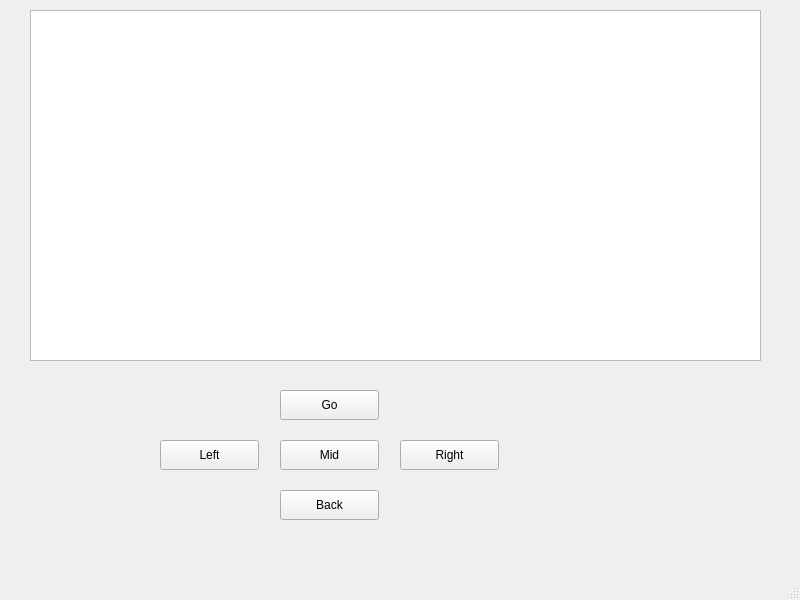
<?xml version="1.0" encoding="UTF-8"?>
<ui version="4.0">
 <class>MainWindow</class>
 <widget class="QMainWindow" name="MainWindow">
  <property name="geometry">
   <rect>
    <x>0</x>
    <y>0</y>
    <width>800</width>
    <height>600</height>
   </rect>
  </property>
  <property name="windowTitle">
   <string>MainWindow</string>
  </property>
  <widget class="QWidget" name="centralwidget">
   <widget class="QPushButton" name="btn_go">
    <property name="geometry">
     <rect>
      <x>280</x>
      <y>390</y>
      <width>99</width>
      <height>30</height>
     </rect>
    </property>
    <property name="text">
     <string>Go</string>
    </property>
   </widget>
   <widget class="QPushButton" name="btn_mid">
    <property name="geometry">
     <rect>
      <x>280</x>
      <y>440</y>
      <width>99</width>
      <height>30</height>
     </rect>
    </property>
    <property name="text">
     <string>Mid</string>
    </property>
   </widget>
   <widget class="QPushButton" name="btn_right">
    <property name="geometry">
     <rect>
      <x>400</x>
      <y>440</y>
      <width>99</width>
      <height>30</height>
     </rect>
    </property>
    <property name="text">
     <string>Right</string>
    </property>
   </widget>
   <widget class="QPushButton" name="btn_left">
    <property name="geometry">
     <rect>
      <x>160</x>
      <y>440</y>
      <width>99</width>
      <height>30</height>
     </rect>
    </property>
    <property name="text">
     <string>Left</string>
    </property>
   </widget>
   <widget class="QPushButton" name="btn_back">
    <property name="geometry">
     <rect>
      <x>280</x>
      <y>490</y>
      <width>99</width>
      <height>30</height>
     </rect>
    </property>
    <property name="text">
     <string>Back</string>
    </property>
   </widget>
   <widget class="QPlainTextEdit" name="text">
    <property name="geometry">
     <rect>
      <x>30</x>
      <y>10</y>
      <width>731</width>
      <height>351</height>
     </rect>
    </property>
   </widget>
  </widget>
  <widget class="QMenuBar" name="menubar">
   <property name="geometry">
    <rect>
     <x>0</x>
     <y>0</y>
     <width>800</width>
     <height>28</height>
    </rect>
   </property>
  </widget>
  <widget class="QStatusBar" name="statusbar"/>
 </widget>
 <resources/>
 <connections>
  <connection>
   <sender>btn_go</sender>
   <signal>clicked()</signal>
   <receiver>MainWindow</receiver>
   <slot>clickedGo()</slot>
   <hints>
    <hint type="sourcelabel">
     <x>329</x>
     <y>437</y>
    </hint>
    <hint type="destinationlabel">
     <x>522</x>
     <y>392</y>
    </hint>
   </hints>
  </connection>
  <connection>
   <sender>btn_right</sender>
   <signal>clicked()</signal>
   <receiver>MainWindow</receiver>
   <slot>clickedRight()</slot>
   <hints>
    <hint type="sourcelabel">
     <x>465</x>
     <y>471</y>
    </hint>
    <hint type="destinationlabel">
     <x>573</x>
     <y>469</y>
    </hint>
   </hints>
  </connection>
  <connection>
   <sender>btn_left</sender>
   <signal>clicked()</signal>
   <receiver>MainWindow</receiver>
   <slot>clickedLeft()</slot>
   <hints>
    <hint type="sourcelabel">
     <x>234</x>
     <y>475</y>
    </hint>
    <hint type="destinationlabel">
     <x>49</x>
     <y>487</y>
    </hint>
   </hints>
  </connection>
  <connection>
   <sender>btn_mid</sender>
   <signal>clicked()</signal>
   <receiver>MainWindow</receiver>
   <slot>clickedMid()</slot>
   <hints>
    <hint type="sourcelabel">
     <x>364</x>
     <y>474</y>
    </hint>
    <hint type="destinationlabel">
     <x>559</x>
     <y>513</y>
    </hint>
   </hints>
  </connection>
  <connection>
   <sender>btn_back</sender>
   <signal>clicked()</signal>
   <receiver>MainWindow</receiver>
   <slot>clickedBack()</slot>
   <hints>
    <hint type="sourcelabel">
     <x>317</x>
     <y>530</y>
    </hint>
    <hint type="destinationlabel">
     <x>478</x>
     <y>558</y>
    </hint>
   </hints>
  </connection>
 </connections>
 <slots>
  <slot>clickedGo()</slot>
  <slot>clickedMid()</slot>
  <slot>clickedLeft()</slot>
  <slot>clickedRight()</slot>
  <slot>clickedBack()</slot>
 </slots>
</ui>
